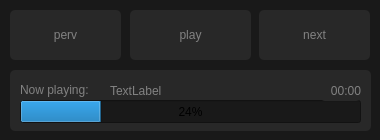
<?xml version="1.0" encoding="UTF-8"?>
<ui version="4.0">
 <class>MainWindow</class>
 <widget class="QMainWindow" name="MainWindow">
  <property name="geometry">
   <rect>
    <x>0</x>
    <y>0</y>
    <width>380</width>
    <height>140</height>
   </rect>
  </property>
  <property name="windowTitle">
   <string>MainWindow</string>
  </property>
  <property name="styleSheet">
   <string notr="true">QMainWindow {
	background-color: rgb(25, 25, 25);
	color: rgb(130, 130, 130);

	border-radius: 5px;
}

QPushButton{
	background-color: rgb(40, 40, 40);
	color: rgb(130, 130, 130);

	border-radius: 5px;
}

QFrame{
	background-color: rgb(40, 40, 40);
	color: rgb(130, 130, 130);

	border-radius: 5px;
}

QProgressBar {
	background-color: rgb(25, 25, 25);
}

QListView {
	background-color: rgb(40, 40, 40);
	color: rgb(130, 130, 130);

	border-radius: 5px;
}

QPushButton:pressed {
	background-color: rgb(130, 130, 130);
	color: rgb(130, 130, 130);

	border-radius: 5px;
}</string>
  </property>
  <widget class="QWidget" name="centralwidget">
   <widget class="QPushButton" name="btn_prev">
    <property name="geometry">
     <rect>
      <x>10</x>
      <y>10</y>
      <width>111</width>
      <height>50</height>
     </rect>
    </property>
    <property name="text">
     <string>perv</string>
    </property>
   </widget>
   <widget class="QPushButton" name="btn_pause">
    <property name="geometry">
     <rect>
      <x>130</x>
      <y>10</y>
      <width>121</width>
      <height>50</height>
     </rect>
    </property>
    <property name="text">
     <string>play</string>
    </property>
   </widget>
   <widget class="QPushButton" name="btn_next">
    <property name="geometry">
     <rect>
      <x>259</x>
      <y>10</y>
      <width>111</width>
      <height>50</height>
     </rect>
    </property>
    <property name="text">
     <string>next</string>
    </property>
   </widget>
   <widget class="QFrame" name="frame">
    <property name="geometry">
     <rect>
      <x>10</x>
      <y>70</y>
      <width>361</width>
      <height>61</height>
     </rect>
    </property>
    <property name="frameShape">
     <enum>QFrame::StyledPanel</enum>
    </property>
    <property name="frameShadow">
     <enum>QFrame::Raised</enum>
    </property>
    <widget class="QLabel" name="lbl_nowPlaying">
     <property name="geometry">
      <rect>
       <x>10</x>
       <y>10</y>
       <width>91</width>
       <height>20</height>
      </rect>
     </property>
     <property name="text">
      <string>Now playing:</string>
     </property>
    </widget>
    <widget class="QLabel" name="lbl_trackName">
     <property name="geometry">
      <rect>
       <x>100</x>
       <y>10</y>
       <width>201</width>
       <height>21</height>
      </rect>
     </property>
     <property name="text">
      <string>TextLabel</string>
     </property>
    </widget>
    <widget class="QProgressBar" name="pb_timeline">
     <property name="geometry">
      <rect>
       <x>10</x>
       <y>30</y>
       <width>341</width>
       <height>23</height>
      </rect>
     </property>
     <property name="value">
      <number>24</number>
     </property>
    </widget>
    <widget class="QLabel" name="lbl_endTime">
     <property name="geometry">
      <rect>
       <x>310</x>
       <y>10</y>
       <width>41</width>
       <height>21</height>
      </rect>
     </property>
     <property name="text">
      <string>00:00</string>
     </property>
     <property name="alignment">
      <set>Qt::AlignRight|Qt::AlignTrailing|Qt::AlignVCenter</set>
     </property>
    </widget>
   </widget>
  </widget>
 </widget>
 <resources/>
 <connections/>
</ui>
